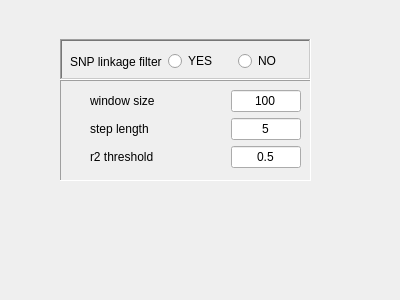
<?xml version="1.0" encoding="UTF-8"?>
<ui version="4.0">
 <class>QualityCtrlWidget</class>
 <widget class="QWidget" name="QualityCtrlWidget">
  <property name="geometry">
   <rect>
    <x>0</x>
    <y>0</y>
    <width>400</width>
    <height>300</height>
   </rect>
  </property>
  <property name="windowTitle">
   <string>Form</string>
  </property>
  <widget class="QFrame" name="frame">
   <property name="geometry">
    <rect>
     <x>60</x>
     <y>39</y>
     <width>251</width>
     <height>41</height>
    </rect>
   </property>
   <property name="frameShape">
    <enum>QFrame::WinPanel</enum>
   </property>
   <property name="frameShadow">
    <enum>QFrame::Sunken</enum>
   </property>
   <widget class="QWidget" name="">
    <property name="geometry">
     <rect>
      <x>10</x>
      <y>10</y>
      <width>231</width>
      <height>25</height>
     </rect>
    </property>
    <layout class="QHBoxLayout" name="horizontalLayout">
     <item>
      <widget class="QLabel" name="label">
       <property name="text">
        <string>SNP linkage filter</string>
       </property>
      </widget>
     </item>
     <item>
      <widget class="QRadioButton" name="yesLinkageFilterRadioButton">
       <property name="maximumSize">
        <size>
         <width>70</width>
         <height>16777215</height>
        </size>
       </property>
       <property name="text">
        <string>YES</string>
       </property>
      </widget>
     </item>
     <item>
      <widget class="QRadioButton" name="noLinkageFilterRadioButton">
       <property name="maximumSize">
        <size>
         <width>70</width>
         <height>16777215</height>
        </size>
       </property>
       <property name="text">
        <string>NO</string>
       </property>
      </widget>
     </item>
    </layout>
   </widget>
  </widget>
  <widget class="QFrame" name="frame_2">
   <property name="geometry">
    <rect>
     <x>60</x>
     <y>80</y>
     <width>251</width>
     <height>101</height>
    </rect>
   </property>
   <property name="frameShape">
    <enum>QFrame::Panel</enum>
   </property>
   <property name="frameShadow">
    <enum>QFrame::Sunken</enum>
   </property>
   <widget class="QWidget" name="">
    <property name="geometry">
     <rect>
      <x>30</x>
      <y>10</y>
      <width>211</width>
      <height>81</height>
     </rect>
    </property>
    <layout class="QGridLayout" name="gridLayout">
     <item row="0" column="1">
      <widget class="QLineEdit" name="winSizeLineEdit">
       <property name="maximumSize">
        <size>
         <width>70</width>
         <height>16777215</height>
        </size>
       </property>
       <property name="text">
        <string>100</string>
       </property>
       <property name="alignment">
        <set>Qt::AlignCenter</set>
       </property>
      </widget>
     </item>
     <item row="2" column="0">
      <widget class="QLabel" name="label_4">
       <property name="text">
        <string>r2 threshold</string>
       </property>
      </widget>
     </item>
     <item row="2" column="1">
      <widget class="QLineEdit" name="r2ThrLineEdit">
       <property name="maximumSize">
        <size>
         <width>70</width>
         <height>16777215</height>
        </size>
       </property>
       <property name="text">
        <string>0.5</string>
       </property>
       <property name="alignment">
        <set>Qt::AlignCenter</set>
       </property>
      </widget>
     </item>
     <item row="1" column="1">
      <widget class="QLineEdit" name="stepLenLineEdit">
       <property name="maximumSize">
        <size>
         <width>70</width>
         <height>16777215</height>
        </size>
       </property>
       <property name="text">
        <string>5</string>
       </property>
       <property name="alignment">
        <set>Qt::AlignCenter</set>
       </property>
      </widget>
     </item>
     <item row="0" column="0">
      <widget class="QLabel" name="label_2">
       <property name="text">
        <string>window size</string>
       </property>
      </widget>
     </item>
     <item row="1" column="0">
      <widget class="QLabel" name="label_3">
       <property name="text">
        <string>step length</string>
       </property>
      </widget>
     </item>
    </layout>
   </widget>
  </widget>
  <zorder>frame</zorder>
  <zorder>frame_2</zorder>
  <zorder>label</zorder>
  <zorder>yesLinkageFilterRadioButton</zorder>
  <zorder>noLinkageFilterRadioButton</zorder>
  <zorder>label_2</zorder>
  <zorder>label_3</zorder>
  <zorder>label_4</zorder>
  <zorder>winSizeLineEdit</zorder>
  <zorder>stepLenLineEdit</zorder>
  <zorder>r2ThrLineEdit</zorder>
 </widget>
 <resources/>
 <connections/>
</ui>
